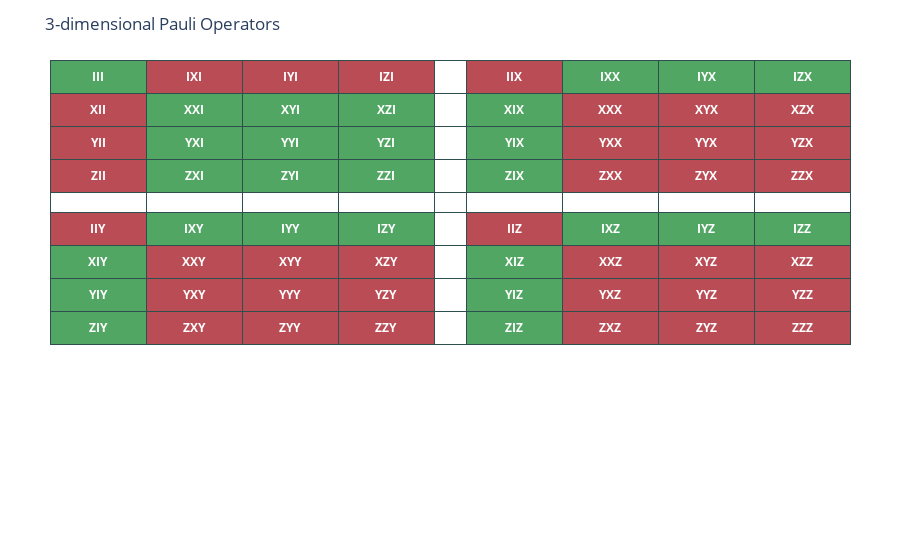

Notebook source saved alongside this figure:
### Code cell
draw_3dim_paulis(paulis_set_ex_000)

### Figure 1 — Plotly figure (JSON) as saved in the notebook; plotly's stock layout.template omitted (floating-point values rounded to 4 significant figures)
{"data": [{"cells": {"align": ["center"], "fill": {"color": [["#BA4C55", "#BA4C55", "#BA4C55", "white", "#BA4C55", "#51A664", "#51A664", "#51A664"], ["#51A664", "#51A664", "#51A664", "white", "#51A664", "#BA4C55", "#BA4C55", "#BA4C55"], ["#51A664", "#51A664", "#51A664", "white", "#51A664", "#BA4C55", "#BA4C55", "#BA4C55"], ["#51A664", "#51A664", "#51A664", "white", "#51A664", "#BA4C55", "#BA4C55", "#BA4C55"], ["white", "white", "white", "white", "white", "white", "white", "white"], ["#51A664", "#51A664", "#51A664", "white", "#BA4C55", "#51A664", "#51A664", "#51A664"], ["#BA4C55", "#BA4C55", "#BA4C55", "white", "#51A664", "#BA4C55", "#BA4C55", "#BA4C55"], ["#BA4C55", "#BA4C55", "#BA4C55", "white", "#51A664", "#BA4C55", "#BA4C55", "#BA4C55"], ["#BA4C55", "#BA4C55", "#BA4C55", "white", "#51A664", "#BA4C55", "#BA4C55", "#BA4C55"]]}, "font": {"color": "white", "size": 12}, "line": {"color": ["darkslategray"]}, "values": [["<b>XII</b>", "<b>YII</b>", "<b>ZII</b>", "<b></b>", "<b>IIY</b>", "<b>XIY</b>", "<b>YIY</b>", "<b>ZIY</b>"], ["<b>XXI</b>", "<b>YXI</b>", "<b>ZXI</b>", "<b></b>", "<b>IXY</b>", "<b>XXY</b>", "<b>YXY</b>", "<b>ZXY</b>"], ["<b>XYI</b>", "<b>YYI</b>", "<b>ZYI</b>", "<b></b>", "<b>IYY</b>", "<b>XYY</b>", "<b>YYY</b>", "<b>ZYY</b>"], ["<b>XZI</b>", "<b>YZI</b>", "<b>ZZI</b>", "<b></b>", "<b>IZY</b>", "<b>XZY</b>", "<b>YZY</b>", "<b>ZZY</b>"], ["<b></b>", "<b></b>", "<b></b>", "<b></b>", "<b></b>", "<b></b>", "<b></b>", "<b></b>"], ["<b>XIX</b>", "<b>YIX</b>", "<b>ZIX</b>", "<b></b>", "<b>IIZ</b>", "<b>XIZ</b>", "<b>YIZ</b>", "<b>ZIZ</b>"], ["<b>XXX</b>", "<b>YXX</b>", "<b>ZXX</b>", "<b></b>", "<b>IXZ</b>", "<b>XXZ</b>", "<b>YXZ</b>", "<b>ZXZ</b>"], ["<b>XYX</b>", "<b>YYX</b>", "<b>ZYX</b>", "<b></b>", "<b>IYZ</b>", "<b>XYZ</b>", "<b>YYZ</b>", "<b>ZYZ</b>"], ["<b>XZX</b>", "<b>YZX</b>", "<b>ZZX</b>", "<b></b>", "<b>IZZ</b>", "<b>XZZ</b>", "<b>YZZ</b>", "<b>ZZZ</b>"]]}, "columnwidth": [3, 3, 3, 3, 1, 3, 3, 3, 3], "header": {"align": ["center"], "fill": {"color": ["#51A664", "#BA4C55", "#BA4C55", "#BA4C55", "white", "#BA4C55", "#51A664", "#51A664", "#51A664"]}, "font": {"color": "white", "size": 12}, "line": {"color": "darkslategray"}, "values": ["<b>III</b>", "<b>IXI</b>", "<b>IYI</b>", "<b>IZI</b>", "<b></b>", "<b>IIX</b>", "<b>IXX</b>", "<b>IYX</b>", "<b>IZX</b>"]}, "type": "table"}], "layout": {"margin": {"b": 50, "l": 50, "r": 50, "t": 60}, "showlegend": false, "title": {"text": "3-dimensional Pauli Operators"}}}
